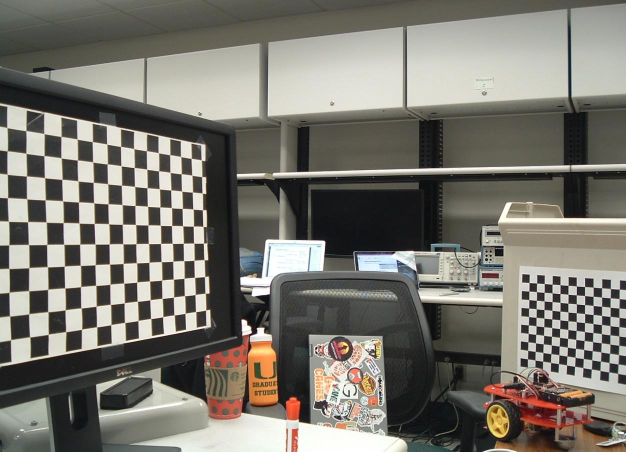
%> input picture projects3&4/images/ReconstructionData/L_rectified_stereo/L_rectified_stereoU1.jpg, 1252 x 904 px (shown at 1/2 size); its folder holds only this picture in this run
$ octave task_3_rewrite.m   (GNU Octave 9; MATLAB toolbox functions it lacks are replaced by stand-ins)
%> lines starting %> are read from the running program, lines starting %| are printed output that depends on the picture
### projects3&4/task2_feature_matching/task2.m
function [all_matched_points_left, all_matched_points_right] = task2()

    % probably correct folder for task4 (for calibration data given) is
    % ReconstructionData
    left_files = dir(fullfile('../images/ReconstructionData/L_rectified_stereo', '*.jpg')); %'../images/ReconstructionData/L_rectified_stereo'
    right_files = dir(fullfile('../images/ReconstructionData/R_rectified_stereo', '*.jpg')); %'../images/ReconstructionData/R_rectified_stereo'

    all_matched_points_left = cell(length(left_files), 1);
    all_matched_points_right = cell(length(right_files), 1);

    for i = 1:length(left_files)
        left_img_path = fullfile('../images/ReconstructionData/L_rectified_stereo', left_files(i).name);
        right_img_path = fullfile('../images/ReconstructionData/R_rectified_stereo', right_files(i).name);
        left_img = rgb2gray(imread(left_img_path));
        right_img = rgb2gray(imread(right_img_path));

        left_features = retrievingFeatures(left_img_path);
        right_features = retrievingFeatures(right_img_path);

        [descriptors_left, valid_points_left] = extractFeatures(left_img, left_features);
        [descriptors_right, valid_points_right] = extractFeatures(right_img, right_features);

        indexPairs = matchFeatures(descriptors_left, descriptors_right, 'MatchThreshold', 10, 'MaxRatio', 0.6);

        matched_points_left = valid_points_left(indexPairs(:,1));
        matched_points_right = valid_points_right(indexPairs(:,2));

        % only keep features on nearly same scan line
        keep = true(size(matched_points_left, 1), 1);
        threshold = 20; % scan line offset
        [img_height, img_width] = size(left_img);
        fixed_margin_chosen = 400; % offset for x values margin
        for k = 1:length(keep)
            if abs(matched_points_left.Location(k,2) - matched_points_right.Location(k,2)) > threshold
                keep(k) = false;
            end
            if matched_points_left.Location(k,1) <= fixed_margin_chosen
                keep(k) = false;
            end
            if matched_points_right.Location(k,1) >= (img_width - fixed_margin_chosen)
                keep(k) = false;
            end
        end
        matched_points_left = matched_points_left(keep);
        matched_points_right = matched_points_right(keep);


        all_matched_points_left{i} = matched_points_left;
        all_matched_points_right{i} = matched_points_right;

        %figure;

        %showMatchedFeatures(left_img, right_img, matched_points_left, matched_points_right, 'montage');

        disp('done');
    end
end

### projects3&4/task3_disparity/Ignore/task_3_rewrite.m
addpath("../task2_feature_matching/");

% PARAMS
SSD_threshold = 5000;

% get left and right images. Pad by 3 on right and bottom for SSD calculation
left_img_path = fullfile('../images/ReconstructionData/L_rectified_stereo', "L_rectified_stereoU1.jpg");
right_img_path = fullfile('../images/ReconstructionData/R_rectified_stereo', "R_rectified_stereoU1.jpg");
left_img = rgb2gray(imread(left_img_path));
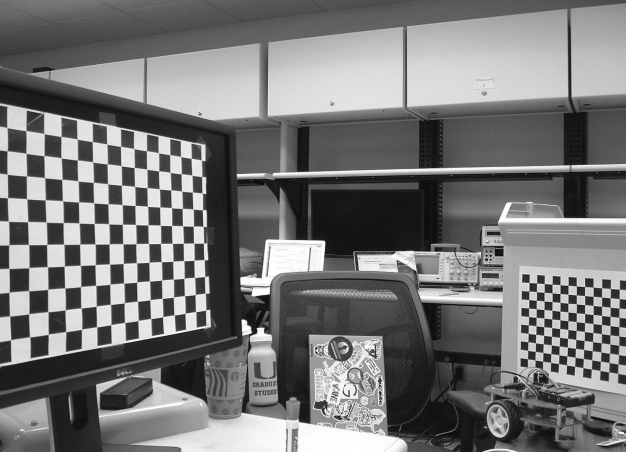
%> left_img: size 904x1252 uint8 (shown at 1/2 size); min 0, max 255, mean 119.1
right_img = rgb2gray(imread(right_img_path));
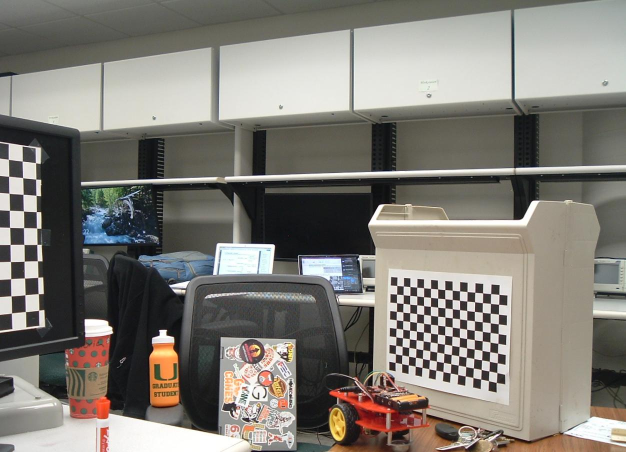
%> input picture projects3&4/images/ReconstructionData/R_rectified_stereoU1.jpg, 1252 x 904 px (shown at 1/2 size)
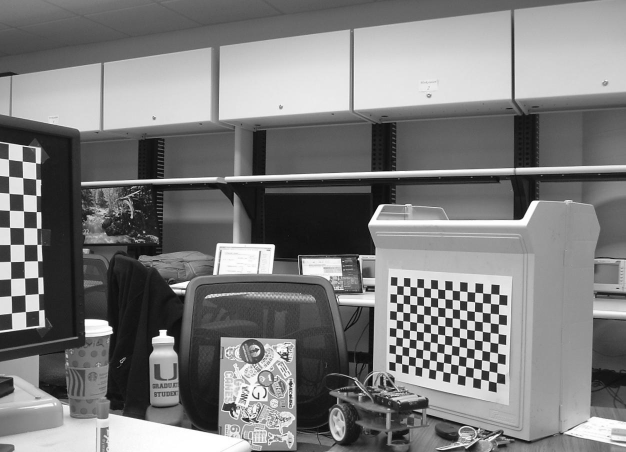
%> right_img: size 904x1252 uint8 (shown at 1/2 size); min 0, max 255, mean 125.5
left_img = padarray(left_img, [3 3], 0, "post");
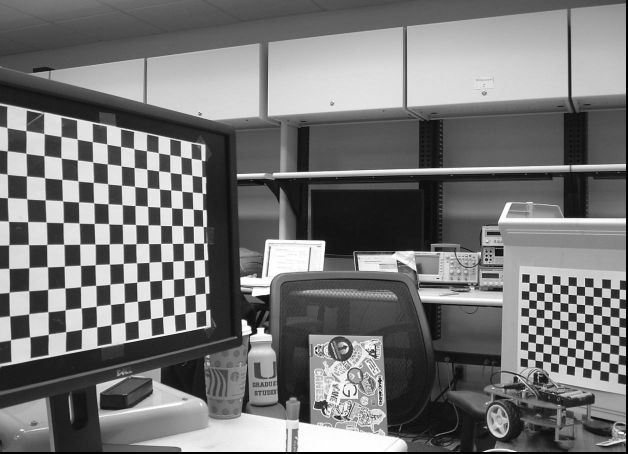
%> left_img: size 907x1255 uint8 (shown at 1/2 size); min 0, max 255, mean 118.4
right_img = padarray(right_img, [3 3], 0, "post");
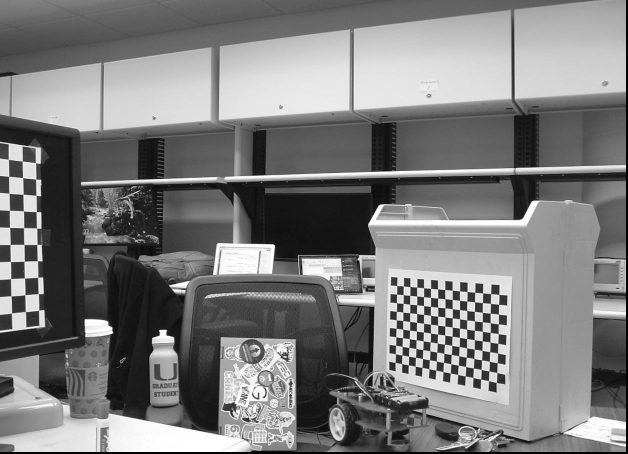
%> right_img: size 907x1255 uint8 (shown at 1/2 size); min 0, max 255, mean 124.8
%> the run ends on the next line

% get matches from task 2
[all_matched_points_left, all_matched_points_right] = task2();
